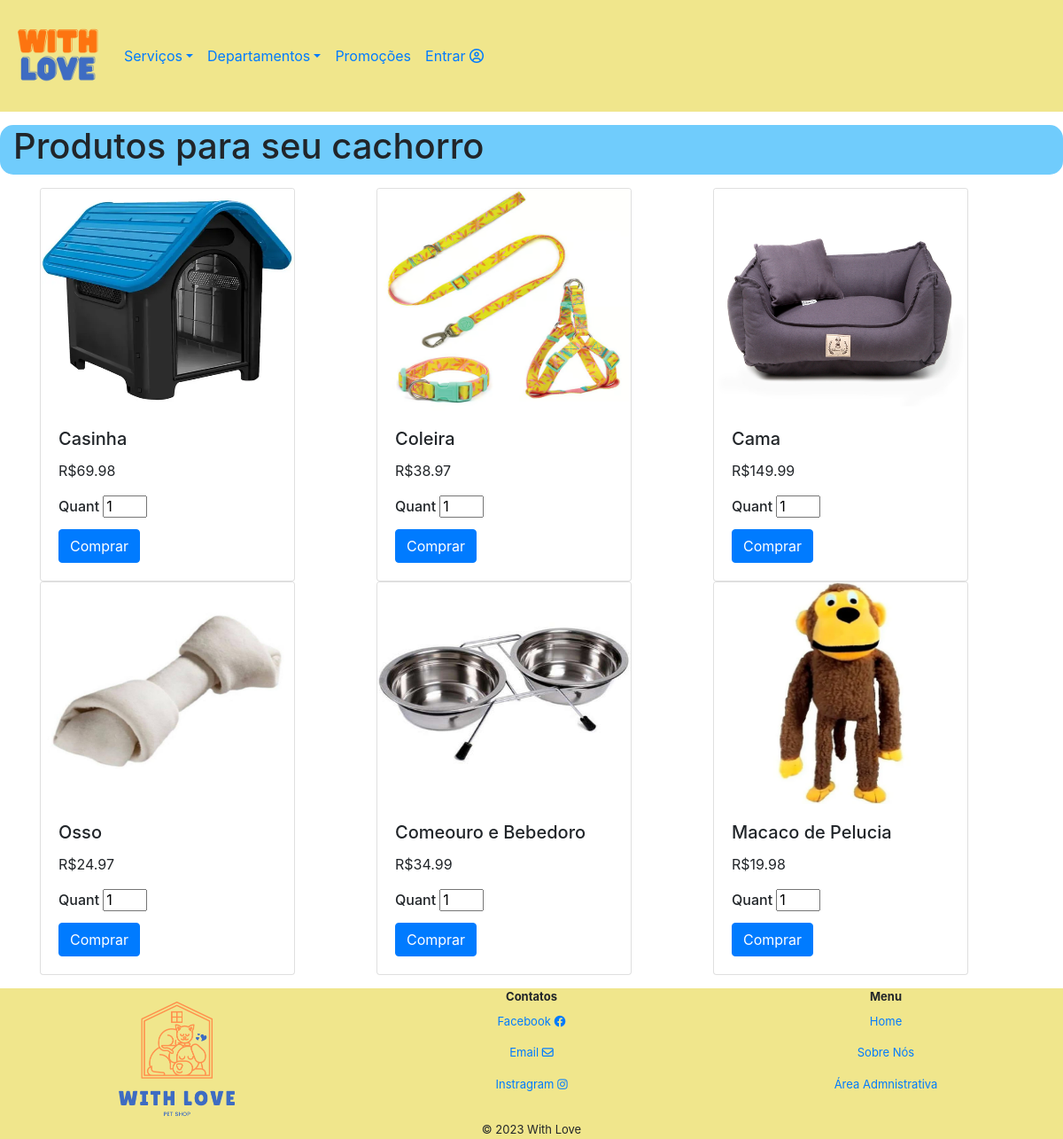
The app's page /dpcachorro.php with its own data.
### tables this page shows
CREATE TABLE `produto` (
  `codproduto` INTEGER PRIMARY KEY auto_increment,
  `nome` varchar(100) NOT NULL,
  `marca` varchar(35) NOT NULL,
  `quantidade` int(250) NOT NULL,
  `preco` double NOT NULL,
  `idcategoria` int(11) NOT NULL,
  `foto` varchar(255) NOT NULL,
  FOREIGN KEY (idcategoria) REFERENCES categoria (idcategoria));

### dpcachorro.php (the view, shortened to what this page needs)
<?php
    require_once 'head.php';
    require_once 'menu.php';
    require_once 'conexao.php';
    $sql = "SELECT * FROM `produto` WHERE `idcategoria` = '2';";
    $resultado = $conn->prepare($sql);
    $resultado -> execute();
    if(($resultado) and ($resultado->rowCount()!=0)){
?>
<div class="container-fluid titulodog">
    <div class="row">
        <div class="col-md-12">
            <h1>Produtos para seu cachorro</h1>
        </div>
    </div>
</div>
<div class="container dog">
    <div class="row">
    <?php
        while ($linha = $resultado->fetch(PDO::FETCH_ASSOC)) {
            extract($linha);
    ?>
        <div class="col-md-4">
        <div class="card" style="width: 18rem;">
            <img src="<?php echo $foto; ?>" class="card-img-top" alt="Imagem de capa do card">
            <div class="card-body">
                <h5 class="card-title"><?php echo $nome; ?></h5>
                <p class="card-text">R$<?php echo $preco; ?></p>
                <form action="carrinho.php" method="post">
                    <h6><label>Quant</label>
                    <input type="number" name="quantcomprada" value="1" style=width:50px;></h6>
                <input type="submit" class="btn btn-primary" value="Comprar">
                </form>
            </div>
        </div>
        </div>
        <?php
        }
    }
    ?>
    </div>
</div>
<?php
    require_once 'footer.php';
?>

### head.php (shortened to what this page needs)
<!DOCTYPE html>
<html lang="pt-br">
<head>
    <link rel="stylesheet" href="https://stackpath.bootstrapcdn.com/bootstrap/4.1.3/css/bootstrap.min.css">
    <link rel="stylesheet" href="https://cdnjs.cloudflare.com/ajax/libs/font-awesome/6.2.0/css/all.min.css">
    <link rel="stylesheet" href="style.css">
    <link rel="stylesheet" href="paginas.css">
    <link rel="stylesheet" href="frm.css">
</head>
<body>

### menu.php (shortened to what this page needs)
<nav class="navbar navbar-expand-lg" style="background-color: #F0E68C;">
  <a class="navbar-brand" href="index.php"><img src="imagens/withlovevazado.png" width="100" height="100" alt=""></a>
  <div class="collapse navbar-collapse" id="conteudoNavbarSuportado">
    <ul class="navbar-nav mr-auto">
      <li class="nav-item dropdown">
        <a class="nav-link dropdown-toggle" href="#" id="navbarDropdown" role="button" data-toggle="dropdown" aria-haspopup="true" aria-expanded="false">Serviços</a>
      </li>
      <li class="nav-item dropdown">
        <a class="nav-link dropdown-toggle" href="#" id="navbarDropdown" role="button" data-toggle="dropdown" aria-haspopup="true" aria-expanded="false">Departamentos</a>
      </li>
      <li class="nav-item">
        <a class="nav-link" href="promocoes.php">Promoções</a>
      </li>
      <li class="nav-item">
        <a class="nav-link" href="login.php">Entrar <i class="fa-regular fa-circle-user"></i></a>
      </li>
    </ul>
  </div>
</nav>

### footer.php (shortened to what this page needs)
<div class="container-fluid">
      <div class="row text-center rodape" >
          <div class="col-md-4 logo">
            <img src="imagens/logovazadocut.png" class="img-fluid">
          </div>
          <div class="col-md-4">
            <b>Contatos</b>
            <a class="nav-link" href="#">Facebook <i class="fa-brands fa-facebook"></i></a>
            <a class="nav-link" href="#">Email <i class="fa-regular fa-envelope"></i></a>
            <a class="nav-link" href="#">Instragram <i class="fa-brands fa-instagram"></i></a>
          </div>
          <div class="col-md-4">
            <b>Menu</b>
            <ul class="navbar-nav mr-auto">
              <li class="nav-item active">
                <a class="nav-link" href="index.php">Home <span class="sr-only">(página atual)</span></a>
              </li>
              <li class="nav-item">
                <a class="nav-link" href="sobrenos.php">Sobre Nós</a>
              </li>
              <li class="nav-item">
                <a class="nav-link" href="admlogin.php">Área Admnistrativa</a>
              </li>
            </ul>
          </div>
      </div>
      <div class="row text-center rodape">
        <div class="col-md-12">
          <div>&copy; 2023 With Love</div>
        </div>
      </div>
</div>
</body>
</html>

### style.css (style rules this page uses)
.rodape img { height:150px; width:150; }
.rodape { background-color: #F0E68C; font-size:13px; }

### paginas.css (style rules this page uses)
.titulobt, .titulofarm, .tituloprom, .titulodog, .titulocat, .titulopets, .titulosobre { background-color: #70ccfc; border-radius: 15px; margin-right: 10px; margin-top: 15px; margin-bottom: 15px; }
.bt img, .farm img, .prom img, .dog img, .cat img, .pets img, .sobrenos img { height:250px; width: auto; }
.farm, .prom, .dog, .cat, .pets, .admc, .clic { margin-top: 15px; margin-bottom: 15px; }

### records on screen
produto: foto (picture), nome "Casinha", preco "69.98"
produto: foto (picture), nome "Coleira", preco "38.97"
produto: foto (picture), nome "Cama", preco "149.99"
produto: foto (picture), nome "Osso", preco "24.97"
produto: foto (picture), nome "Comeouro e Bebedoro", preco "34.99"
produto: foto (picture), nome "Macaco de Pelucia", preco "19.98"
